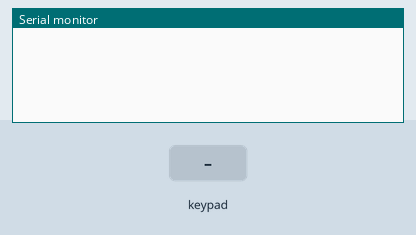
Simulated run of this sketch. Board: Arduino Uno, built with avr-gcc and run on an emulated ATmega328P. On the bench: the last lines printed to the serial monitor. Inputs (shaded band) come from the test bench.

Above: at 1.2 s.
1.3 s: key '1' pressed
At 1.8 s:
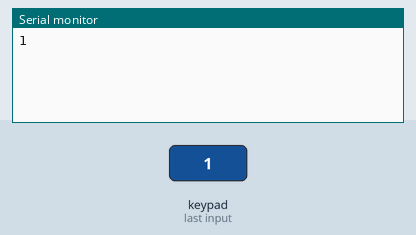
2.8 s: keypad keys 1 2 3 4 # pressed 0.4 s apart
At 5.5 s:
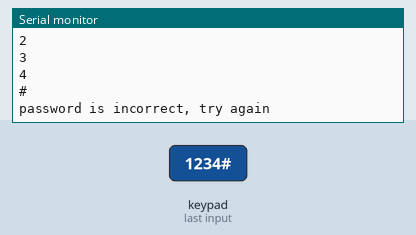
6.3 s: key '*' pressed
At 7.0 s:
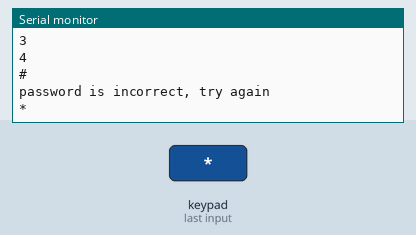
7.8 s: keypad keys 1 2 3 4 # pressed 0.4 s apart
At 10.7 s:
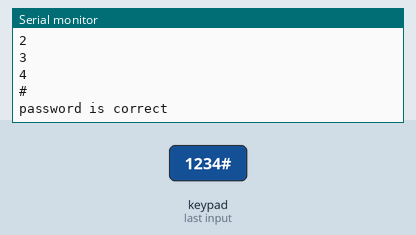
Timing chart, 0 to 12.2 s (numbered marks = the images above; inputs shaded):
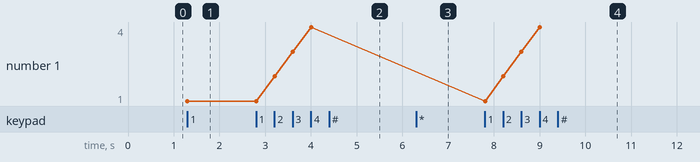

The sketch:

ch11-challenge1.ino
```cpp
#include <Keypad.h>

const int ROW_NUM = 4; // four rows
const int COLUMN_NUM = 3; // three columns

char keys[ROW_NUM][COLUMN_NUM] = {
  {'1','2','3'},
  {'4','5','6'},
  {'7','8','9'},
  {'#','0','*'}
};

byte pin_rows[ROW_NUM] = {9, 8, 7, 6};
byte pin_column[COLUMN_NUM] = {5, 4, 3};

Keypad keypad = Keypad(makeKeymap(keys), pin_rows, pin_column, ROW_NUM, COLUMN_NUM);

const String password = "1234";
String input_password;

void setup() {
  Serial.begin(9600);
  input_password.reserve(32);
}

void loop() {
  char key = keypad.getKey();
  if (key) {
    Serial.println(key);
    if (key == '*') {
      input_password = ""; // reset input password
    } else if (key == '#') {
      if (password == input_password) {
        Serial.println("password is correct");
      } else {
        Serial.println("password is incorrect, try again");
      }
      input_password = ""; // reset input password
    } else {
      input_password += key; // append new character to input password string
    }
  }
}
```

Measured:
- after the input at 1.3 s, the serial monitor: prints a new line at once (image 1)
- after the input at 2.8 s, the serial monitor: prints a new line after 0.40 s (image 2)
- after the input at 6.3 s, the serial monitor: prints a new line at once (image 3)
- after the input at 7.8 s, the serial monitor: prints a new line at once (image 4)
- plotted number 1: 1 → 4 after the input at 2.8 s
